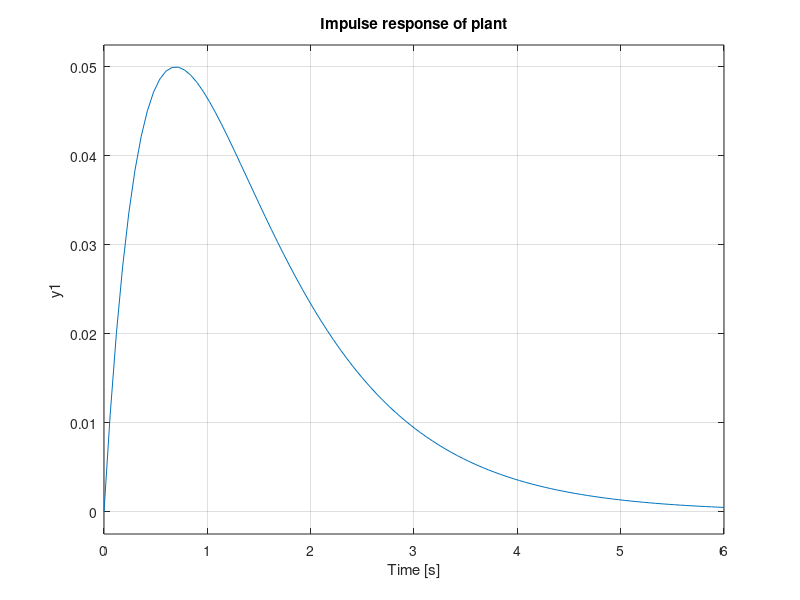

Recreate this plot in MATLAB. (Note: this script raises an error after producing the figure.)
% ROB 311, Fall 2022
% PID Control example
%
% Professor Rouse
% University of Michigan
%
% This script walks through P, PI, and PID controllers with an example
% mechanical system (brushed motor).  For the in-class exercise, you will 
% change the plant dynamics to the commented set, then re-tune the PID 
% controller at the bottom of the script.
%
% When finished upload a plot of your response to Canvas 
% 
%%%%%%%%%%%%%%%%%%%%%%%%%%%%%%%%%%%%%%%%%%%%%%%%%%%%%%%%%%%%%%%%%%%%%%%%%%%

clear
clc
close all

 

%%%%%%%%%%%%%%%%%%%%%%%%%%%%%%%%  PLANT  %%%%%%%%%%%%%%%%%%%%%%%%%%%%%%%%%%
% 
% This example describes systems using transfer functions / Laplace
% transforms (which are not covered in this class). So don't worry too much
% about the specific Matlab descriptions of the system; focus on the tuning
% of the controller gains.

% Equations of a DC motor 
% (Js^2+bs)*O = K*I
% (Ls + R)I+KsO = V
% input: Voltage
% output: Angle

J=0.1; % Rotor inertia
%J=0.3;                                                                     % Rotor inertia - uncomment for excercise
b=0.1;                                                                      % Viscous damping
%b=0;                                                                       % Viscous damping - uncomment for excercise
K=0.01;                                                                     % Motor torque contant
%K=0.35;                                                                    % Motor torque contant - uncomment for excercise
R=1;                                                                        % Winding resistance
%R=10;                                                                      % Winding resistance - uncomment for excercise
L=0.5;                                                                      % Inductance
%L=1;                                                                       % Inductance - uncomment for excercise
nump=K;  
denp=[(J*L) ((J*R)+(L*b)) ((b*R)+K^2)];
plant = tf(nump,denp);
figure
impulse(plant)                                                              % Plot impulse response of plant - this tells you a bit about what the system being controlled responds like
title('Impulse response of plant')

%%%%%%%%%%%%%%%%%%%%%%%%%%%%%%% CONTROLLERS %%%%%%%%%%%%%%%%%%%%%%%%%%%%%%%
%% Proportional control

% P control - vector of three p-gain values to plot at once
kp = [25 75 200];                                                           % Proportional gain values to simulate / plot

% Controller simulation - build the closed loop controllers
numc1 = kp;
denc1 = 1;
[n1a,d1a]=cloop(conv(numc1(1),nump),denc1*denp);                            % Create closed loop system with controller and system T
[n1b,d1b]=cloop(conv(numc1(2),nump),denc1*denp);
[n1c,d1c]=cloop(conv(numc1(3),nump),denc1*denp);

t=0:0.001:5;                                                                % Time vector
                                                                            % Plotting
figure
hold on
step(n1a,d1a,t)                                                             % Plot step responses to see difference in behavior
step(n1b,d1b,t)                                                             % Plot step responses to see difference in behavior
step(n1c,d1c,t)                                                             % Plot step responses to see difference in behavior 
legend('Kp=25','Kp=75','Kp=200')                                            % Update if you change kp
title('Step response with Proportional Control')

%% Proportional-Intregral Control

% PI control
kp = 75;                                                                    % Keep at 75 for reference to the P controller
ki = 20;                                                                    % Change from zero to see the effect of the I term

% Controller simulation
numc2 = [kp ki];
denc2 = [1 0];
controller = tf(numc2, denc2);
[n2,d2]=cloop(conv(numc2,nump),conv(denc2,denp));

t=0:0.001:5; 
figure
hold on
step(n2,d2,t)
step(n1b,d1b,t)
legend('PI Controller', 'P Controller')
title('Step response with Proportinal-Integral Control')


%% Proportional-Integral-Derivative control
% Tune these gains for the ROB311 in-class exercise (uncomment changes to
% plant dynamics is cell 1)
% Once you're finished, uplaod a PDF of your response to Canvas
%
% You'll be graded by how close your response looks to the step function

% PID control
kp = 0;                                                                  % Tune these to see how it affects the output
ki = 0;
kd = 0;

% Controller simulation
numc3 = [kd kp ki];
denc3 = [1 0];
controller = tf(numc3, denc3);
[n3,d3]=cloop(conv(numc3,nump),conv(denc3,denp));

t=0:0.001:5;                                                                % Plotting
figure
step (n3,d3,t) 
title('Step response with Proportinal-Integral-Derivative Control')



